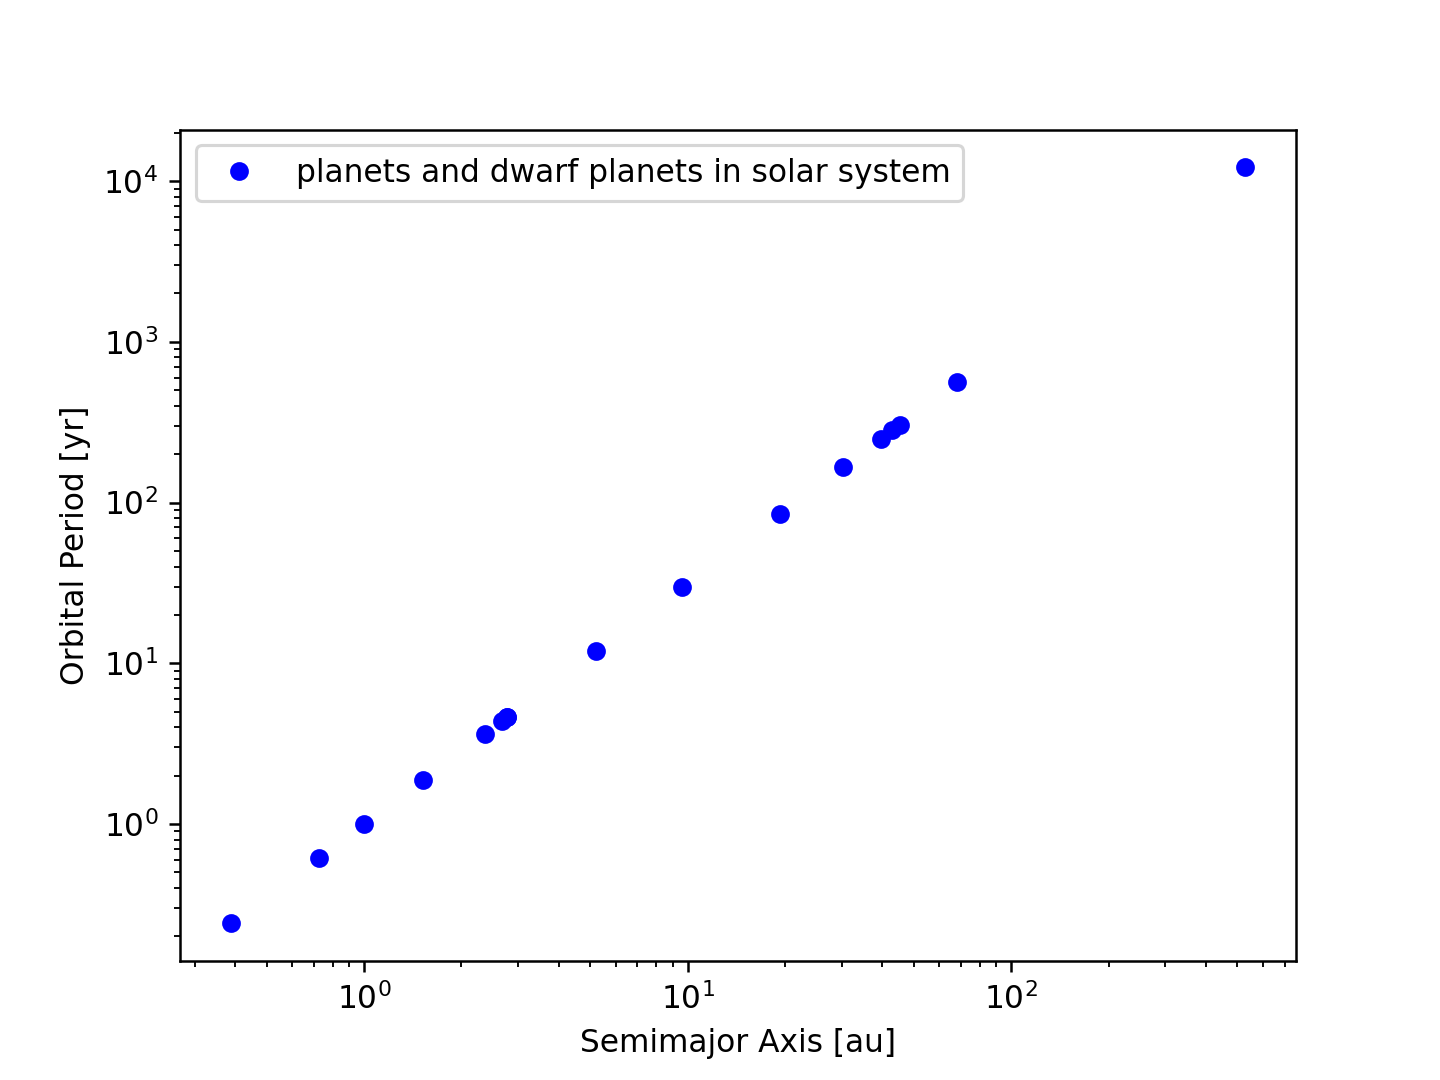

Write Python code to recreate this figure.
#!/usr/pkg/bin/python3.9

#
# Time-stamp: <2022/10/17 02:14:49 (CST) daisuke>
#

# importing numpy module
import numpy

# importing scipy module
import scipy.optimize
import scipy.stats

# importing matplotlib module
import matplotlib.figure
import matplotlib.backends.backend_agg

# input file name
file_input = 'solsys.data'

# output file name
file_output = 'ai202209_s05_56.png'

# numpy arrays for storing data
data_a = numpy.array ([])
data_p = numpy.array ([])

# 1 au in km
au = 1.49597871 * 10**8

# 1 year in sec
year = 365.25 * 24 * 3600

# opening file for reading
with open (file_input, 'r') as fh:
    # reading file line-by-line
    for line in fh:
        # skipping line, if line starts with '#'
        if (line[0] == '#'):
            continue
        # splitting line into "x", "y", and "err"
        (name, a_km_str, period_sec_str) = line.split ()
        # converting string into float
        try:
            a_km = float (a_km_str)
        except:
            print (f'cannot convert "{a_km_str}" into float.')
            sys.exit (1)
        try:
            period_sec = float (period_sec_str)
        except:
            print (f'cannot convert "{period_sec_str}" into float.')
            sys.exit (1)
        # converting unit
        a_au = a_km / au
        period_yr = period_sec / year
        # appending data to numpy arrays
        data_a = numpy.append (data_a, a_au)
        data_p = numpy.append (data_p, period_yr)

# printing data
print (f'data_a:\n{data_a}')
print (f'data_p:\n{data_p}')

#
# making plot using Matplotlib
#
    
# making objects "fig" and "ax"
fig    = matplotlib.figure.Figure ()
canvas = matplotlib.backends.backend_agg.FigureCanvasAgg (fig)
ax     = fig.add_subplot (111)

# axes
ax.set_xlabel ('Semimajor Axis [au]')
ax.set_ylabel ('Orbital Period [yr]')
ax.set_xscale ('log')
ax.set_yscale ('log')

# plotting data
ax.plot (data_a, data_p, linestyle='None', marker='o', markersize=5.0, \
         color='blue', label='planets and dwarf planets in solar system')

# legend
ax.legend ()

# saving file
fig.savefig (file_output, dpi=225)
